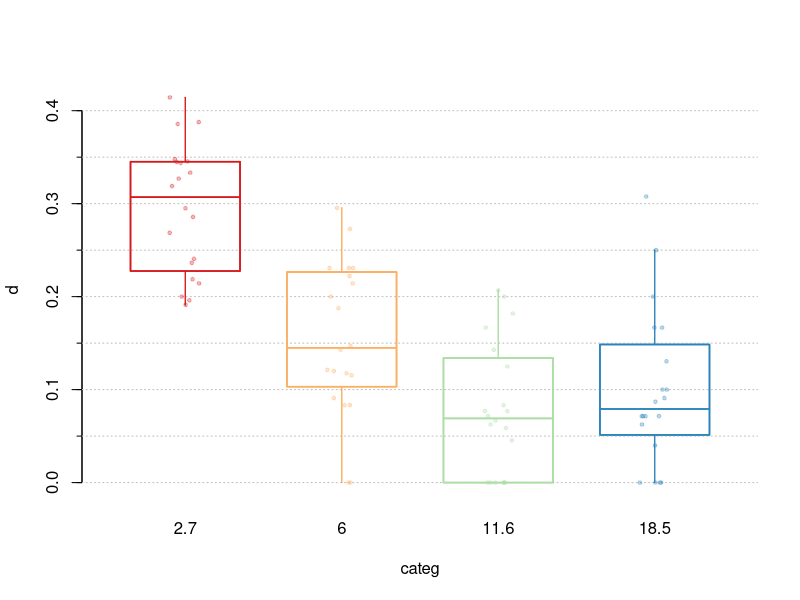

Write R code to recreate this figure.
## ---- chunk 1
knitr::opts_chunk$set(echo = TRUE)
## ---- chunk 2
myboxplot <- function(form, data, mycol){
  library(Hmisc)
  pointcolor <- adjustcolor(mycol,alpha.f = 0.3)
  a <- boxplot(form, data=data, outline=FALSE, lty=1, staplewex=0, boxwex=0.7, boxlwd=1.5, medlwd=1.5, col=NA, border=mycol,bty="n", frame.plot=F, xaxt='n')
  axis(side=1, labels=a$names, col.ticks = 0, at= 1:length(a$names),col=NA)
  minor.tick(nx = 1, ny = 2)
  abline(h=axTicks(2),lty=3,lwd=1,col="grey")
  abline(h=axTicks(2)[1:length(axTicks(2))]+(axTicks(2)[2]-axTicks(2)[1])/2,lty=3,lwd=1,col="grey")
  stripchart(form, data=data, vertical = TRUE, method = "jitter", add = T, pch = 19, col = pointcolor, cex=0.5)
  boxplot(form, data=data,add=T,col=NA,outline=FALSE, lty=1, staplewex=0, boxwex=0.7, boxlwd=1.5, medlwd=1.5,border=mycol, xaxt="n", yaxt="n",bty='n', frame.plot=F)
}

dt <- read.table("DNM_simulations_FDR.txt")
categ.names <- dt[,1]
dt <- as.matrix(dt[,2:dim(dt)[2]])
d <- c(dt[1,], dt[2,], dt[3,], dt[4,])
categ <- rep(categ.names,each= dim(dt)[2])
categ <- as.factor(categ)
df <- data.frame(categ=categ,d=d)

myboxplot(d~categ, df,mycol=c('#d7191c','#fdae61','#abdda4','#2b83ba'))
